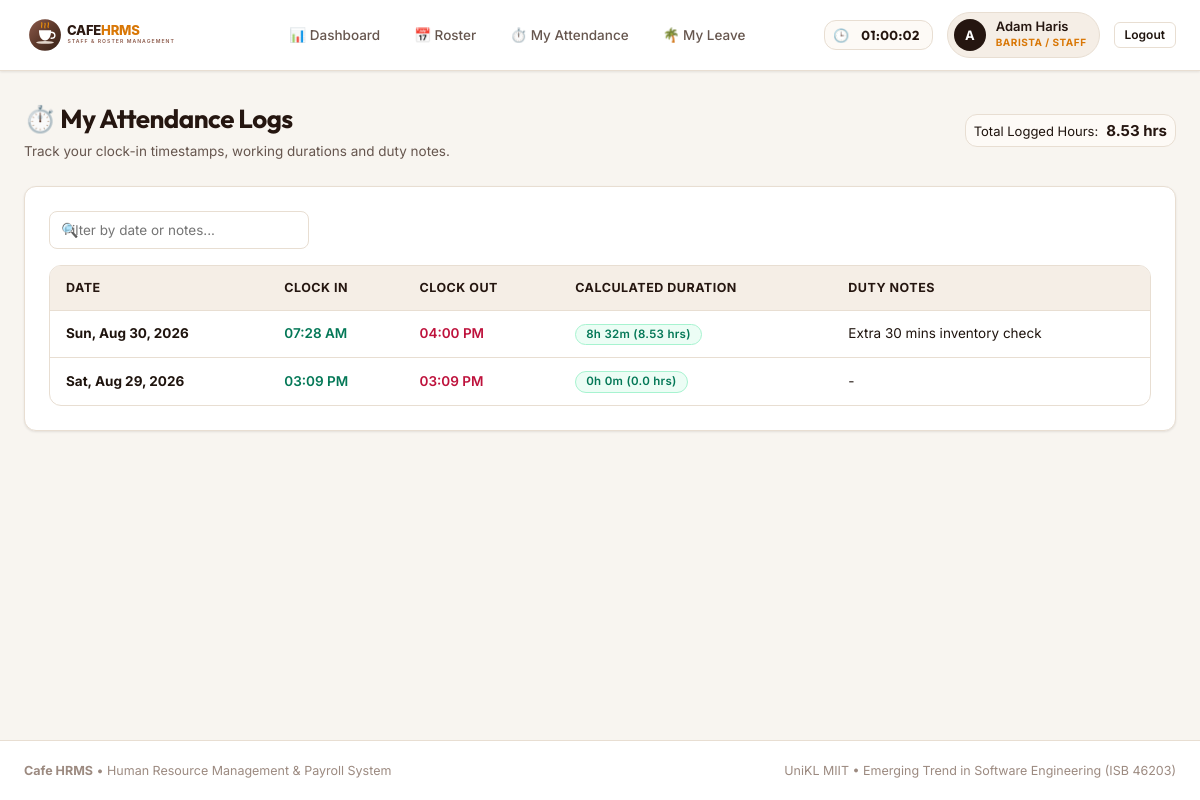
/attendance/my/ (signed in), run on the app's committed database.
### cafe/models.py (models this page shows, shortened)
class Attendance(models.Model):
    employee = models.ForeignKey(User, on_delete=models.CASCADE)
    date = models.DateField()
    clock_in_time = models.TimeField(null=True, blank=True)
    clock_out_time = models.TimeField(null=True, blank=True)
    notes = models.CharField(max_length=200, blank=True)
    @property
    def hours_worked(self):
        if self.clock_in_time and self.clock_out_time:
            dummy_date = datetime.date(2000, 1, 1)
            dt_in = datetime.datetime.combine(dummy_date, self.clock_in_time)
            dt_out = datetime.datetime.combine(dummy_date, self.clock_out_time)
            if dt_out < dt_in:
                dt_out += datetime.timedelta(days=1)
            diff = dt_out - dt_in
            return round(diff.total_seconds() / 3600.0, 2)
        return 0.0
    @property
    def duration_formatted(self):
        if self.clock_in_time and self.clock_out_time:
            hrs = self.hours_worked
            h = int(hrs)
            m = int(round((hrs - h) * 60))
            return f"{h}h {m}m"
        elif self.clock_in_time:
            return "Active (Clocked In)"
        return "-"

### cafe/views.py (the view)
# urls.py: path('attendance/my/', views.my_attendance, name='my_attendance'),
@login_required
def my_attendance(request):
    records = Attendance.objects.filter(employee=request.user).order_by('-date')
    total_hours = sum(r.hours_worked for r in records)
    return render(request, "my_attendance.html", {"records": records, "total_hours": round(total_hours, 2)})

### cafe/templates/my_attendance.html (shortened to what this page needs)
{% extends "base.html" %}
{% block content %}
<div class="page-header">
    <div class="page-title-group">
        <h1>⏱️ My Attendance Logs</h1>
        <p class="page-subtitle">Track your clock-in timestamps, working durations and duty notes.</p>
    </div>
    <div class="page-actions">
        <div class="quick-attendance-widget">
            <span style="font-size: 13px;">Total Logged Hours:</span>
            <strong style="color: var(--cafe-espresso); font-size: 15px;">{{ total_hours }} hrs</strong>
        </div>
    </div>
</div>
<div class="card">
    <div class="table-filter-bar">
        <div class="search-input-wrapper">
            <span class="search-icon">🔍</span>
            <input type="text" class="search-input" data-table-search="my-attendance-table" placeholder="Filter by date or notes...">
        </div>
    </div>
    <div class="table-responsive">
        <table class="custom-table" id="my-attendance-table">
            <thead>
                <tr>
                    <th>Date</th>
                    <th>Clock In</th>
                    <th>Clock Out</th>
                    <th>Calculated Duration</th>
                    <th>Duty Notes</th>
                </tr>
            </thead>
            <tbody>
                {% for record in records %}
                <tr>
                    <td><strong>{{ record.date|date:"D, M d, Y" }}</strong></td>
                    <td>
                        {% if record.clock_in_time %}
                            <span style="color: #047857; font-weight: 600;">{{ record.clock_in_time|time:"h:i A" }}</span>
                        {% else %}
                            <span style="color: var(--text-muted);">-</span>
                        {% endif %}
                    </td>
                    <td>
                        {% if record.clock_out_time %}
                            <span style="color: #be123c; font-weight: 600;">{{ record.clock_out_time|time:"h:i A" }}</span>
                        {% else %}
                            <span class="badge badge-pending">Active (On Duty)</span>
                        {% endif %}
                    </td>
                    <td>
                        {% if record.clock_out_time %}
                            <span class="badge badge-completed">{{ record.duration_formatted }} ({{ record.hours_worked }} hrs)</span>
                        {% elif record.clock_in_time %}
                            <span class="badge badge-pending">In Progress</span>
                        {% else %}
                            -
                        {% endif %}
                    </td>
                    <td>{{ record.notes|default:"-" }}</td>
                </tr>
                {% empty %}
                <tr class="no-filter"><td colspan="5" style="text-align: center; color: var(--text-muted); padding: 24px;">No attendance records found. Use the 'Clock In' button when starting your shift!</td></tr>
                {% endfor %}
            </tbody>
        </table>
    </div>
</div>
{% endblock %}

### cafe/templates/base.html (shortened to what this page needs)
{% load static %}
<!DOCTYPE html>
<html lang="en">
<head>
    <link rel="stylesheet" href="{% static 'css/style.css' %}">
</head>
<body>
    <header class="site-header">
        <div class="nav-container">
            <a href="{% url 'dashboard' %}" class="brand-wrapper">
                <img src="{% static 'images/logo.svg' %}" alt="Cafe HRMS Logo" class="brand-logo">
            </a>
            {% if user.is_authenticated %}
            <ul class="nav-menu">
                <li><a href="{% url 'dashboard' %}" class="nav-link">📊 Dashboard</a></li>
                <li><a href="{% url 'roster' %}" class="nav-link">📅 Roster</a></li>
                <li><a href="{% url 'my_attendance' %}" class="nav-link">⏱️ My Attendance</a></li>
                <li><a href="{% url 'my_leave_requests' %}" class="nav-link">🌴 My Leave</a></li>
            </ul>
            <div class="nav-user-panel">
                <div class="quick-attendance-widget" title="Current Cafe Local Time">
                    <span style="font-size: 13px;">🕒</span>
                    <span id="live-clock-display" class="live-clock">--:--:--</span>
                </div>
                <div class="user-badge">
                    <div class="user-avatar">{{ user.username|slice:":1" }}</div>
                    <div class="user-info">
                        <span class="user-name">{{ user.get_full_name|default:user.username }}</span>
                        <span class="user-role-tag">
                            {% if user.is_superuser %}Admin / Owner
                            {% elif user.employeeprofile.role == 'manager' %}Store Manager
                            {% else %}Barista / Staff{% endif %}
                        </span>
                    </div>
                </div>
                <form method="post" action="{% url 'logout' %}" style="display:inline;">
                    <button type="submit" class="btn btn-secondary btn-sm" title="Sign out of system">Logout</button>
                </form>
            </div>
            {% else %}
            <div class="nav-user-panel">
                <a href="{% url 'login' %}" class="btn btn-primary btn-sm">Staff Login</a>
            </div>
            {% endif %}
        </div>
    </header>
    <main class="main-wrapper">
        {% block content %}{% endblock %}
    </main>
    <footer class="site-footer">
        <div class="footer-container">
            <div>
                <strong>Cafe HRMS</strong> &bull; Human Resource Management &amp; Payroll System
            </div>
            <div>
                UniKL MIIT &bull; Emerging Trend in Software Engineering (ISB 46203)
            </div>
        </div>
    </footer>
</body>
</html>

### data on the page
Attendance: date "Sun, Aug 30, 2026", clock_in_time "07:28 AM", clock_out_time "04:00 PM", duration_formatted "8h 32m", hours_worked "8.53", notes "Extra 30 mins inventory check"
Attendance: date "Sat, Aug 29, 2026", clock_in_time "03:09 PM", clock_out_time "03:09 PM", duration_formatted "0h 0m", hours_worked "0.0", notes "-"

### other printed values
{{ user.username|slice:":1" }} "A"
{{ user.get_full_name|default:user.username }} "Adam Haris"
{{ total_hours }} "8.53"
